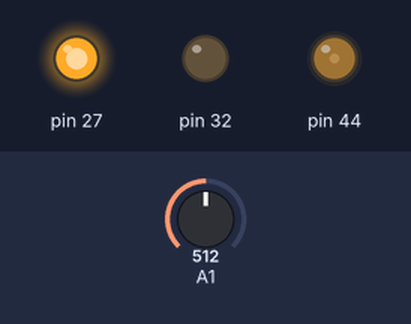
A sketch run on a simulated Arduino Mega 2560, built with avr-gcc and run on an emulated ATmega2560. On the bench: output pins drawn as LEDs (lit = HIGH). Inputs (shaded band) come from the test bench; at power-on: A1 = 512. What the sketch prints to the serial monitor is not drawn.

Above: at 0.1 s.
At 1.1 s:
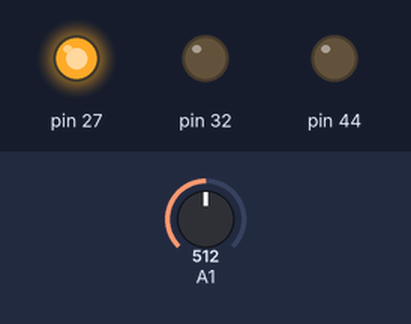
At 2.1 s:
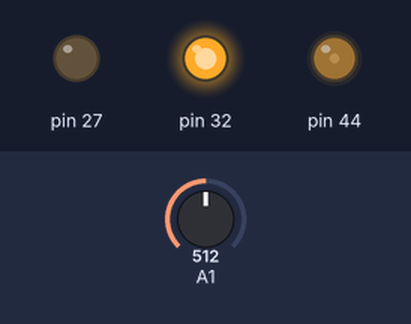
Timing chart, 0 to 3.6 s (numbered marks = the images above):
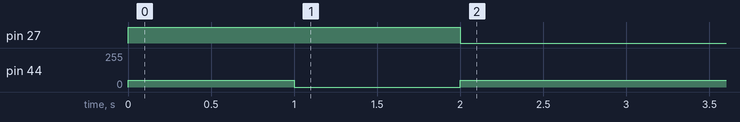

The sketch:

TestMotor1.ino
```cpp
#define mbi(pos) (1 << (pos))
#define rbi(reg,bit) ((reg >> bit) & 0x01)    // Leer bit de reg
#define sbi(reg,bit) (reg |= mbi(bit))      // Poner a 1 bit de reg
#define cbi(reg,bit) (reg &= ~mbi(bit))     // Poner a 0 bit de reg
#define tbi(reg,bit) (reg ^= mbi(bit))      // Cambiar de valor bit de reg

void setup() {
  sbi(DDRA,PA5);
  sbi(DDRC,PC5);

  sbi(PORTA,PA5);
  cbi(PORTC,PC5);

  analogWrite(44,50);
  delay(1000);

  analogWrite(44,0);
  delay(1000);

  cbi(PORTA,PA5);
  sbi(PORTC,PC5);

  analogWrite(44,50);
  delay(1000);


  Serial.begin(9600);
}

void loop() {
  Serial.println(analogRead(A1)); delay(50);
}
```
